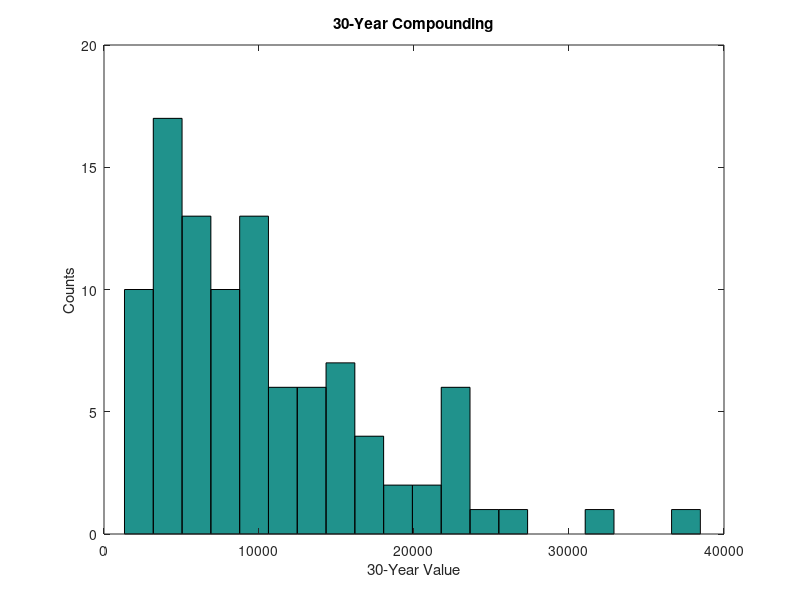

Here is the MATLAB script that generated this plot:
function returns()
    compound30Years();
end

function compound30Years()
    mu = .085;
    sigma = .15;
    initial = 1000;
    
    rets = normrnd(mu, sigma, 100, 30);
    finalReturns = initial * prod(1+rets, 2);

    hist(finalReturns, 20)
    title('30-Year Compounding');
    xlabel('30-Year Value');
    ylabel('Counts');
    
    fprintf('\nInitial amount: %d', initial);
    fprintf('\nMean return: %.2f', mu);
    fprintf('\nStd Dev: %.2f', sigma);
    fprintf('\nFinal Mean: %.2f', mean(finalReturns));
    fprintf('\nFinal Std Dev: %.2f', mean(finalReturns));
    fprintf('\n\n');
end